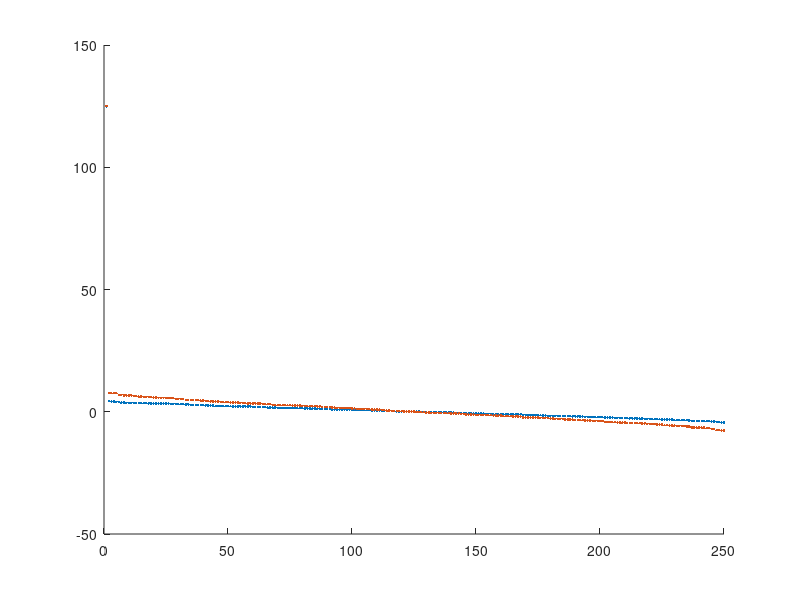

MATLAB code for this plot:
clear; clc;

n = 250;
P = rand(n,n);
A = zeros(size(P));
for i=1:n
    for j=1:n
        A(i,j) = binornd(1,P(i,j));
    end
end

figure;
scatter(1:n, sort(real(eig(P)), 'descend'), '.'); hold on;
scatter(1:n, sort(real(eig(A)), 'descend'), '.');

max(eig(P))
max(eig(A))
